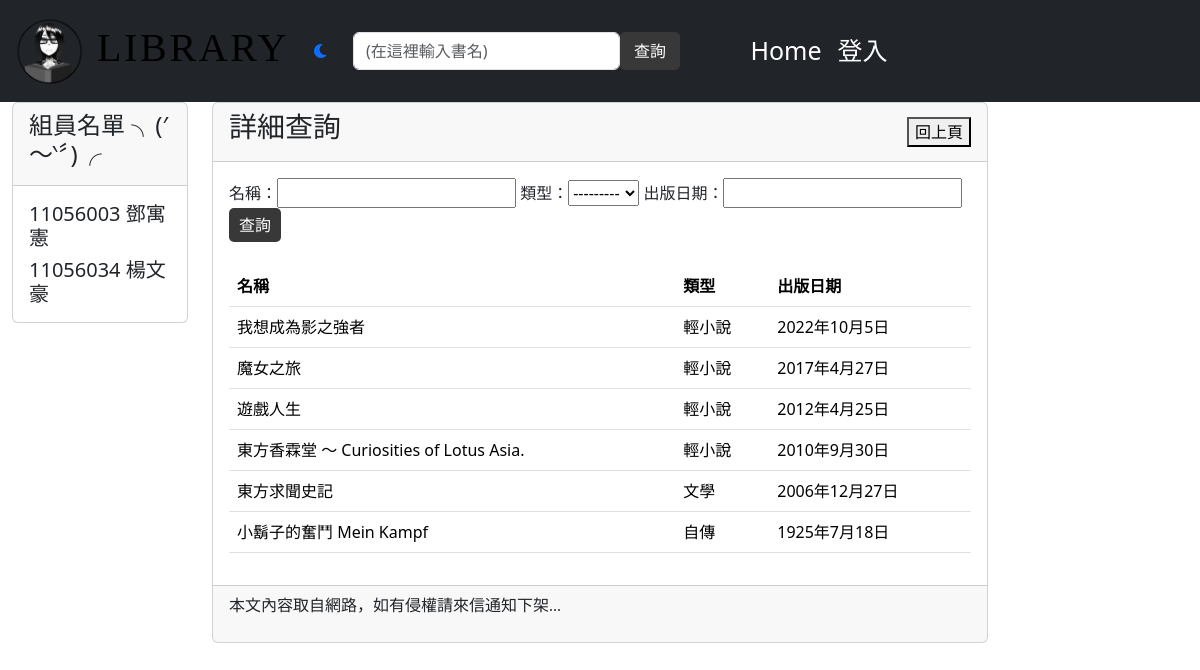
/filter/, run on the app's committed database.
### mysite/models.py (models this page shows, shortened)
class Post(models.Model): #簡介用
    GENRE_CHOICES = (
        ('Literature', '文學'),
        ('Light Novel', '輕小說'),
        ('History', '歷史'),
        ('Biography', '自傳'),
        ('Philosophy', '哲學'),
    )
    title = models.CharField(max_length = 200)
    genre = models.CharField(max_length=20, choices=GENRE_CHOICES, default = '類型?')
    author = models.CharField(max_length = 200, default = 'who?')
    slug = models.CharField(max_length = 200)
    chapter = models.CharField(max_length = 200, default='有幾本?')
    body = models.TextField(max_length = 100000)
    pub_date = models.CharField(max_length = 200)
    image_url = models.URLField(blank=True, null=True)
    class Meta:
        ordering = ('-pub_date', )

### mysite/views.py (the view)
# urls.py: path('filter/', mv.filter, name="filter"),
def filter(request):
    book = Post.objects.all()
    bookFilter = BookFilter(queryset=book)
    if request.method == "POST":
        bookFilter = BookFilter(request.POST, queryset=book)
    context = {
        'bookFilter': bookFilter
    }
    return render(request, 'filter.html', context)

### mysite/cxt_processor.py (called while the page is built)
def theme(request):
    if 'is_dark_theme' in request.session:
        is_dark_theme = request.session.get('is_dark_theme')
        return{'is_dark_theme': is_dark_theme}
    return {'is_dark_theme':False}

### templates/filter.html (shortened to what this page needs)
{% extends 'base2.html' %}
{% block headmessage %}
<div style='display: flex; justify-content: space-between; align-items: center;'>
    <h3 style='font-family: 微軟正黑體;'>詳細查詢</h3>
    <button onclick="goBack()">回上頁</button>
</div>
{% endblock headmessage %}
{% block content %}
<form method='POST'>
    名稱：{{ bookFilter.form.title }}
    類型：{{ bookFilter.form.genre }}
    出版日期：{{ bookFilter.form.pub_date }}
    <input type="submit" class="btn btn-primary" value="查詢" />
</form>
<br />
<table class="table">
    <thead>
        <th>名稱</th>
        <th>類型</th>
        <th>出版日期</th>
    </thead>
    <tbody>
        {% for book in bookFilter.qs %}
        <tr>
            <td>{{ book.title }}</td>
            <td>{{ book.get_genre_display }}</td>
            <td>{{ book.pub_date }}</td>
        </tr>
        {% endfor %}
    </tbody>
</table>
{% endblock  %}

### data on the page
Post: title "我想成為影之強者", genre "輕小說", pub_date "2022年10月5日"
Post: title "魔女之旅", genre "輕小說", pub_date "2017年4月27日"
Post: title "遊戲人生", genre "輕小說", pub_date "2012年4月25日"
Post: title "東方香霖堂 ～ Curiosities of Lotus Asia.", genre "輕小說", pub_date "2010年9月30日"
Post: title "東方求聞史記", genre "文學", pub_date "2006年12月27日"
Post: title "小鬍子的奮鬥 Mein Kampf", genre "自傳", pub_date "1925年7月18日"
